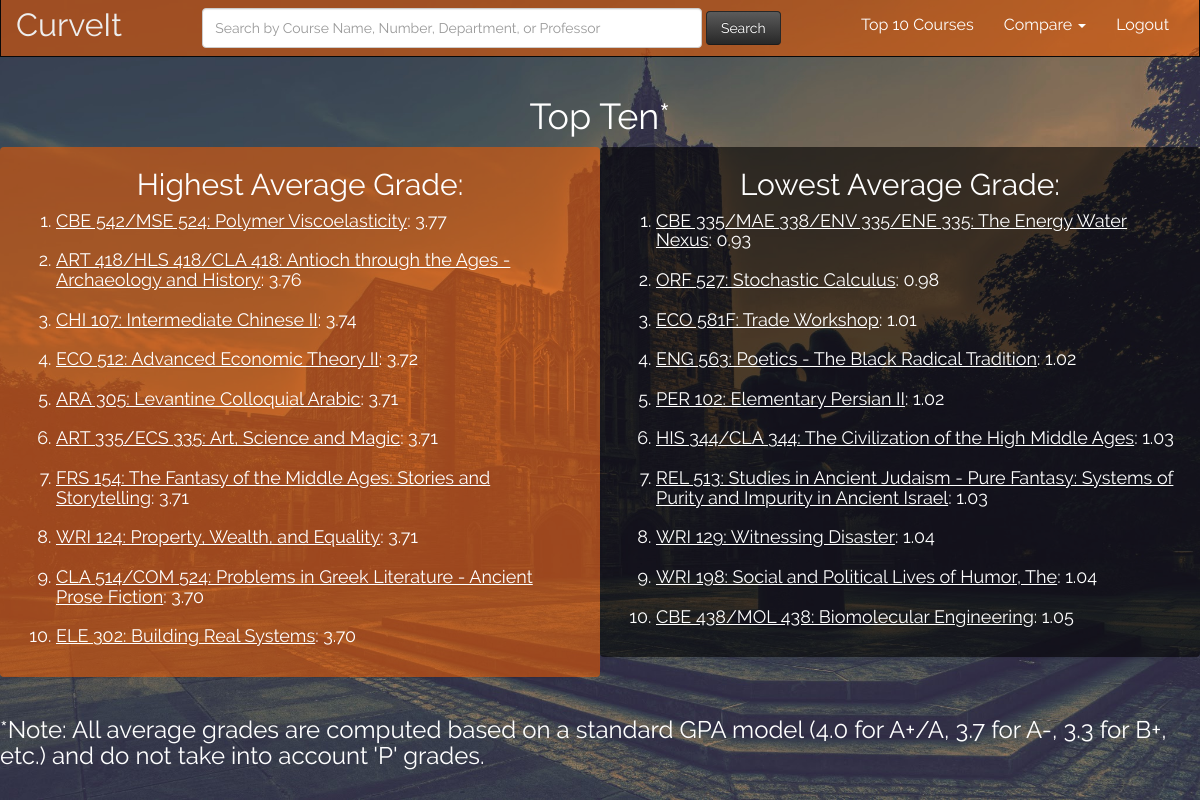
/topten/ (signed in), run on the app's committed database.
### curves/models.py (models this page shows, shortened)
class Course_Specific(models.Model):
	CHOICES = [("A+", "A+"), ("A","A"), ("A-","A-"), ("B+", "B+"), ("B", "B"), ("B-", "B-"), ("C+", "C+"), ("C", "C"), ("C-", "C-"), ("D", "D"), ("F", "F"), ("P", "P")]
	dept = models.CharField(max_length = 40) # e.g. 'COS'
	num = models.CharField(max_length = 40) # e.g. '333'
	name = models.CharField(max_length = 200) # e.g. 'Advanced Programming Techniques'
	prof = models.CharField(max_length = 200) # e.g. 'Brian+Kernighan'
	semester = models.CharField(max_length = 11) # e.g. '2015 Spring' or '2014 Fall'
	num_A_plus = models.IntegerField(default = 0)
	num_A = models.IntegerField(default = 0)
	num_A_minus = models.IntegerField(default = 0)
	num_B_plus = models.IntegerField(default = 0)
	num_B = models.IntegerField(default = 0)
	num_B_minus = models.IntegerField(default = 0)
	num_C_plus = models.IntegerField(default = 0)
	num_C = models.IntegerField(default = 0)
	num_C_minus = models.IntegerField(default = 0)
	num_D = models.IntegerField(default = 0)
	num_F = models.IntegerField(default = 0)
	num_P = models.IntegerField(default = 0)
	titleString = models.CharField(default = "blank", max_length = 200)
	avg = models.DecimalField(default = 0, max_digits=3, decimal_places=2)
	def getTotalGrades(self):
		return self.num_A_plus + self.num_A + self.num_A_minus + self.num_B_plus + self.num_B + self.num_B_minus + self.num_C_plus + self.num_C + self.num_C_minus + self.num_D + self.num_F
	def __unicode__(self):
		result = ""
		depts = self.dept.split("+")
		nums = self.num.split("+")
		for i in range(0, len(depts)):
			if i == (len(depts)-1):
				result += depts[i] + " " + nums[i] + ": "
			else:
				result += depts[i] + " " + nums[i] + "/"
		return result + self.name
	def getAvg(self):
		return self.avg

### curves/views.py (the view)
# urls.py: url(r'^topten/$', views.topTen)
@login_required
def topTen(request):
    if loggedIn(request) == False:
        return redirect('/add_data/')
    allSemAllCourse = Course_Specific.objects.filter(semester=CURRENTSEMESTER)
    if not allSemAllCourse:
        return render(request, 'curves/404.html')
    uniqueCourseList = []
    for a in allSemAllCourse:
        course = a.__unicode__()
        if course not in uniqueCourseList:
                uniqueCourseList.append(course)
    courseAvgList = {}
    for u in uniqueCourseList:
        allSems = Course_Specific.objects.filter(titleString=u, semester=CURRENTSEMESTER)
        thisAvg = 0
        thisTotal = 0
        for a in allSems:
            thisAvg += a.getAvg() * a.getTotalGrades()
            thisTotal += a.getTotalGrades()
        if thisTotal == 0:
            courseAvgList[u] = format(0.0, '.2f')
        else:
            courseAvgList[u] = format(round(thisAvg/thisTotal, 2), '.2f')
    hardCourseAvgList = sorted(courseAvgList, key=courseAvgList.__getitem__, reverse=True)
    i = 0
    hardCourseList = {}
    for course in hardCourseAvgList:
        if i >= 10:
            break
        else:
            allClasses = Course_Specific.objects.filter(titleString=course, semester=CURRENTSEMESTER)
            allClassesTotal = 0
            for a in allClasses:
                allClassesTotal += a.getTotalGrades()
            if allClassesTotal >= MIN_ENTRIES_REQ:
                hardCourseList[course] = courseAvgList[course]
                i += 1
    hardCourses = sorted(hardCourseList, key=hardCourseList.__getitem__, reverse=True)
    hardGrades = []
    for h in hardCourses:
        hardGrades.append(hardCourseList[h])
    hardLinks = []
    for h in hardCourses:
        header = h.split(":") # COS 126/EGR 126
        areas1 = header[0].split("/")
        cdept1 = ""
        cnum1 = ""
        for i in range(0,len(areas1)):
            separate = areas1[i].split(" ")
            thisDept = separate[0]
            thisNum = separate[1]
            if i < len(areas1) - 1:
                cdept1 += thisDept + "+"
                cnum1 += thisNum + "+"
            else:
                cdept1 += thisDept
                cnum1 += thisNum
        hardLinks.append(cdept1 + "/" + cnum1)
    hardTemp = zip(hardCourses, hardLinks)
    hard = zip(hardTemp, hardGrades)
    easyCourseAvgList = sorted(courseAvgList, key=courseAvgList.__getitem__)
    i = 0
    easyCourseList = {}
    for course in easyCourseAvgList:
        if i >= 10:
            break
        else:
            allClasses = Course_Specific.objects.filter(titleString=course)
            allClassesTotal = 0
            for a in allClasses:
                allClassesTotal += a.getTotalGrades()
            if allClassesTotal >= MIN_ENTRIES_REQ:
                easyCourseList[course] = courseAvgList[course]
                i += 1
    easyCourses = sorted(easyCourseList, key=easyCourseList.__getitem__)
    easyGrades = []
    for e in easyCourses:
        easyGrades.append(easyCourseList[e])
    print easyCourses
    easyLinks = []
    for e in easyCourses:
        header = e.split(":") # COS 126/EGR 126
        areas1 = header[0].split("/")
        cdept1 = ""
        cnum1 = ""
        for i in range(0,len(areas1)):
            separate = areas1[i].split(" ")
            thisDept = separate[0]
            thisNum = separate[1]
            if i < len(areas1) - 1:
                cdept1 += thisDept + "+"
                cnum1 += thisNum + "+"
            else:
                cdept1 += thisDept
                cnum1 += thisNum
        easyLinks.append(cdept1 + "/" + cnum1)
    easyTemp = zip(easyCourses, easyLinks)
    easy = zip(easyTemp, easyGrades)
    print "here"
    cachedListAll = QueryList.objects.all()
    qAll = cachedListAll[0]
    context = {'hard': hard, 'easy': easy, 'allCombinedJSON': qAll.qlist, 'CURSEM': CURSEMLINK}
    return render(request, 'curves/topten.html', context)

### curves/models.py (called while the page is built)
	def hasAccess(self):
		return self.has_Entered or (self.year == "2018")

### curves/views.py (called while the page is built)
def loggedIn(request):
    currentnetid = request.user.username
    thisUser = Student.objects.get(netid=currentnetid)
    if not thisUser:
        return render(request, 'curves/permissions.html')
    return (thisUser.hasAccess())

### curves/templates/curves/topten.html (shortened to what this page needs)
{% extends 'curves/base.html' %}
{% block content %}
{% load mathfilters %}
{% load static %}
<div class="row">
	<div class = "text-center">
  		<h1> Top Ten* </h1>
	</div>
</div>
<div class = "container-fluid">
	<div class = "row">
		<div class = "col-md-6  panel panel-good">
			<h2 class = "text-center">Highest Average Grade:</h2>
			<ol>
				<h4>{% for course, grade in hard %}
			  		<li><a class = "a-link a-link-black" href="/{{course.1}}/{{CURSEM}}/">{{course.0}}</a>: {{ grade }}</li> </br>
					{% endfor %}</h4>
			</ol>
		</div>
		<div class = "col-md-6  panel panel-bad">
			<h2 class = "text-center">Lowest Average Grade:</h2>
			<ol>
				<h4>{% for course, grade in easy %}
  					<li><a class = "a-link" href="/{{course.1}}/{{CURSEM}}/">{{course.0}}</a>: {{ grade }}</li> </br>
				{% endfor %}</h4>
			</ol>
		</div>
	</div>
	<div class = "row">
		<h3>*Note: All average grades are computed based on a standard GPA model (4.0 for A+/A, 3.7 for A-, 3.3 for B+, etc.) and do not take into account 'P' grades.</h3>
</div>
{% endblock %}

### curves/static/curves/css/theme.css (style rules this page uses)
.panel-good { background-color: rgba(230, 91, 5, 0.6); }
.panel-bad { background-color: rgba(0, 0, 0, 0.6); }
body, html { font-family: Raleway; color: white; background: url(../img/Ptonfaded.jpg) no-repeat center center; -webkit-background-size: cover; -moz-background-size: cover; -o-background-size: cover; background-size: cover; width: 100%; height: 100%; overflow: auto; }
body { padding-top: 65px; }
.a-link { color: white; text-decoration: underline; }
.a-link-black { color: white; text-decoration: underline; }

### data on the page
Course_Specific: titleString "CBE 542/MSE 524: Polymer Viscoelasticity", avg "3.77"
Course_Specific: titleString "ART 418/HLS 418/CLA 418: Antioch through the Ages - Archaeology and History", avg "3.76"
Course_Specific: titleString "CHI 107: Intermediate Chinese II", avg "3.74"
Course_Specific: titleString "ECO 512: Advanced Economic Theory II", avg "3.72"
Course_Specific: titleString "ARA 305: Levantine Colloquial Arabic", avg "3.71"
Course_Specific: titleString "ART 335/ECS 335: Art, Science and Magic", avg "3.71"
Course_Specific: titleString "FRS 154: The Fantasy of the Middle Ages: Stories and Storytelling", avg "3.71"
Course_Specific: titleString "WRI 124: Property, Wealth, and Equality", avg "3.71"
Course_Specific: titleString "CLA 514/COM 524: Problems in Greek Literature - Ancient Prose Fiction", avg "3.70"
Course_Specific: titleString "ELE 302: Building Real Systems", avg "3.70"
Course_Specific: titleString "CBE 335/MAE 338/ENV 335/ENE 335: The Energy Water Nexus", avg "0.93"
Course_Specific: titleString "ORF 527: Stochastic Calculus", avg "0.98"
Course_Specific: titleString "ECO 581F: Trade Workshop", avg "1.01"
Course_Specific: titleString "ENG 563: Poetics - The Black Radical Tradition", avg "1.02"
Course_Specific: titleString "PER 102: Elementary Persian II", avg "1.02"
Course_Specific: titleString "HIS 344/CLA 344: The Civilization of the High Middle Ages", avg "1.03"
Course_Specific: titleString "REL 513: Studies in Ancient Judaism - Pure Fantasy: Systems of Purity and Impurity in Ancient Israel", avg "1.03"
Course_Specific: titleString "WRI 129: Witnessing Disaster", avg "1.04"
Course_Specific: titleString "WRI 198: Social and Political Lives of Humor, The", avg "1.04"
Course_Specific: titleString "CBE 438/MOL 438: Biomolecular Engineering", avg "1.05"
